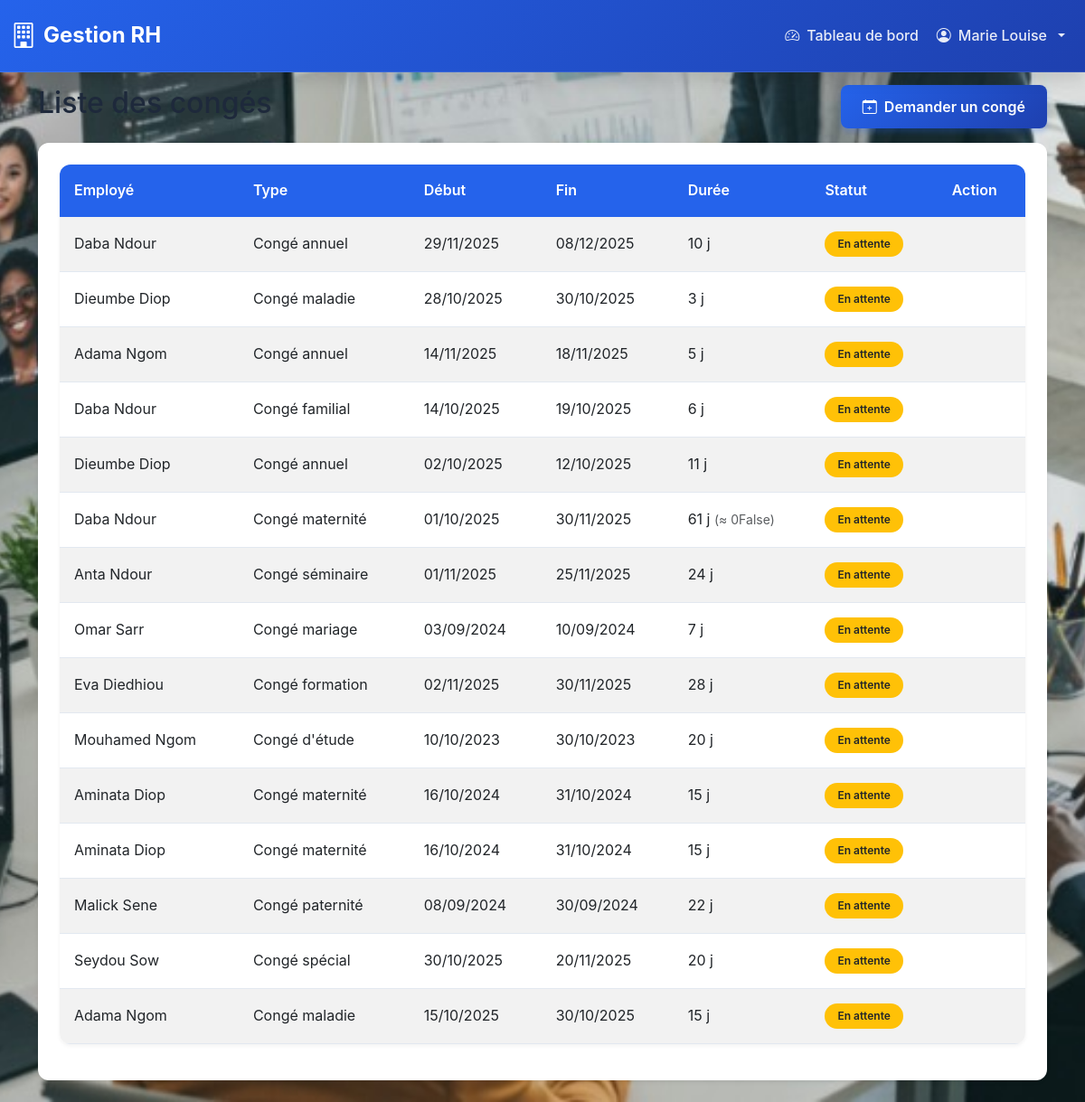
The app's page /conges/ (signed in) with its own data.
### rh_app/models.py (models this page shows, shortened)
class Employe(models.Model):
    ROLE_CHOICES = [
        ('RH', 'Responsable RH'),
        ('EMPLOYE', 'Employé'),
    ]
    STATUT_CHOICES = [
        ('ACTIF', 'Actif'),
        ('INACTIF', 'Inactif'),
        ('CONGE', 'En congé'),
    ]
    user = models.OneToOneField(User, on_delete=models.CASCADE, related_name='employe')
    matricule = models.CharField(max_length=20, unique=True, verbose_name='Matricule')
    role = models.CharField(max_length=10, choices=ROLE_CHOICES, default='EMPLOYE', verbose_name='Rôle')
    nom = models.CharField(max_length=100, verbose_name='Nom')
    prenom = models.CharField(max_length=100, verbose_name='Prénom')
    email = models.EmailField(unique=True, verbose_name='Email')
    telephone = models.CharField(max_length=20, verbose_name='Téléphone')
    adresse = models.TextField(verbose_name='Adresse')
    date_naissance = models.DateField(verbose_name='Date de naissance')
    date_embauche = models.DateField(verbose_name="Date d'embauche")
    poste = models.CharField(max_length=100, verbose_name='Poste')
    departement = models.ForeignKey(Departement, on_delete=models.SET_NULL, null=True, blank=True,
                                   related_name='employes', verbose_name='Département')
    statut = models.CharField(max_length=10, choices=STATUT_CHOICES, default='ACTIF', verbose_name='Statut')
    photo = models.ImageField(upload_to='employes/', blank=True, null=True, verbose_name='Photo')
    class Meta:
        verbose_name = 'Employé'
        verbose_name_plural = 'Employés'
        ordering = ['nom', 'prenom']
    def get_full_name(self):
        return f"{self.prenom} {self.nom}"

class Conge(models.Model):
    TYPE_CHOICES = [
        ('ANNUEL', 'Congé annuel'),
        ('MALADIE', 'Congé maladie'),
        ('MATERNITE', 'Congé maternité'),
        ('PATERNITE', 'Congé paternité'),
        ('SANS_SOLDE', 'Congé sans solde'),
        ('SPECIAL', 'Congé spécial'),
        ('FORMATION', 'Congé formation'),
        ('EXCEPTIONNEL', 'Congé exceptionnel'),
        ('FAMILIAL', 'Congé familial'),
        ('MISSION', 'Congé pour mission'),
        ('SEMINAIRE', 'Congé séminaire'),
        ('ETUDE', 'Congé d\'étude'),
        ('ADMINISTRATIF', 'Congé administratif'),
        ('DEUIL', 'Congé deuil'),
        ('MARIAGE', 'Congé mariage'),
        ('NAISSANCE', 'Congé naissance'),
        ('ACCIDENT', 'Congé accident du travail'),
        ('REPOS', 'Congé de repos compensateur'),
        ('SANTE', 'Congé pour raisons de santé'),
        ('SABBATIQUE', 'Congé sabbatique'),
        ('AUTRE', 'Autre'),
    ]
    STATUT_CHOICES = [
        ('EN_ATTENTE', 'En attente'),
        ('APPROUVE', 'Approuvé'),
        ('REFUSE', 'Refusé'),
    ]
    employe = models.ForeignKey(Employe, on_delete=models.CASCADE, related_name='conges', verbose_name='Employé')
    type_conge = models.CharField(max_length=15, choices=TYPE_CHOICES, verbose_name='Type de congé')
    date_debut = models.DateField(verbose_name='Date de début')
    date_fin = models.DateField(verbose_name='Date de fin')
    nombre_jours = models.IntegerField(verbose_name='Nombre de jours', validators=[MinValueValidator(1)])
    motif = models.TextField(verbose_name='Motif')
    statut = models.CharField(max_length=15, choices=STATUT_CHOICES, default='EN_ATTENTE', verbose_name='Statut')
    date_demande = models.DateTimeField(auto_now_add=True, verbose_name='Date de demande')
    date_reponse = models.DateTimeField(blank=True, null=True, verbose_name='Date de réponse')
    commentaire_rh = models.TextField(blank=True, verbose_name='Commentaire RH')
    class Meta:
        verbose_name = 'Congé'
        verbose_name_plural = 'Congés'
        ordering = ['-date_demande']

### rh_app/views.py (the view)
# urls.py: path('conges/', views.liste_conges, name='liste_conges'),
@login_required
def liste_conges(request):
    employe = request.user.employe
    if employe.role == 'RH':
        conges = Conge.objects.all()
    else:
        conges = Conge.objects.filter(employe=employe)
    context = {'conges': conges}
    return render(request, 'rh_app/conges/liste.html', context)

### rh_app/templates/rh_app/conges/liste.html (shortened to what this page needs)
{% extends 'base.html' %}
{% block content %}
<div class="container py-4">
    <div class="d-flex justify-content-between align-items-center mb-3">
        <h2>Liste des congés</h2>
        <a href="{% url 'demander_conge' %}" class="btn btn-primary">
            <i class="bi bi-calendar-plus"></i> Demander un congé
        </a>
    </div>
    <div class="card shadow-sm">
        <div class="card-body table-responsive">
            <table class="table table-striped table-hover align-middle">
                <thead>
                    <tr>
                        <th>Employé</th>
                        <th>Type</th>
                        <th>Début</th>
                        <th>Fin</th>
                        <th>Durée</th>
                        <th>Statut</th>
                        <th>Action</th>
                    </tr>
                </thead>
                <tbody>
                    {% for conge in conges %}
                        <tr>
                            <td>{{ conge.employe.get_full_name }}</td>
                            <td>{{ conge.get_type_conge_display }}</td>
                            <td>{{ conge.date_debut|date:"d/m/Y" }}</td>
                            <td>{{ conge.date_fin|date:"d/m/Y" }}</td>
                            <td>
                                {{ conge.nombre_jours }} j
                                {% if conge.nombre_jours and conge.nombre_jours > 30 %}
                                    <small class="text-muted">(≈ {{ conge.nombre_jours|divisibleby:30|yesno:"1,0" }}{% if not conge.nombre_jours|divisibleby:30 %}{{ conge.nombre_jours|add:"15"|divisibleby:30 }}{% endif %})</small>
                                {% endif %}
                            </td>
                            <td>
                                {% if conge.statut == 'EN_ATTENTE' %}
                                    <span class="badge bg-warning text-dark">{{ conge.get_statut_display }}</span>
                                {% elif conge.statut == 'APPROUVE' %}
                                    <span class="badge bg-success">{{ conge.get_statut_display }}</span>
                                {% elif conge.statut == 'REFUSE' %}
                                    <span class="badge bg-danger">{{ conge.get_statut_display }}</span>
                                {% else %}
                                    <span class="badge bg-secondary">{{ conge.get_statut_display }}</span>
                                {% endif %}
                            </td>
                            <td>
                            </td>
                        </tr>
                    {% empty %}
                        <tr>
                            <td colspan="{% if employe.role == 'RH' %}7{% else %}6{% endif %}" class="text-center">
                                Aucun congé trouvé.
                            </td>
                        </tr>
                    {% endfor %}
                </tbody>
            </table>
        </div>
    </div>
</div>
{% endblock %}

### rh_app/templates/base.html (shortened to what this page needs)
<!DOCTYPE html>
{% load static %}
<html lang="fr">
<head>
    <link href="https://cdn.jsdelivr.net/npm/bootstrap@5.3.0/dist/css/bootstrap.min.css" rel="stylesheet">
    <link rel="stylesheet" href="https://cdn.jsdelivr.net/npm/bootstrap-icons@1.10.0/font/bootstrap-icons.css">
</head>
<body>
    {% if user.is_authenticated %}
    <nav class="navbar navbar-expand-lg navbar-dark navbar-custom">
        <div class="container-fluid">
            <a class="navbar-brand" href="{% url 'accueil' %}">
                <i class="bi bi-building"></i> Gestion RH
            </a>
            <div class="collapse navbar-collapse" id="navbarNav">
                <ul class="navbar-nav ms-auto">
                    <li class="nav-item">
                        <a class="nav-link" href="{% url 'dashboard' %}">
                            <i class="bi bi-speedometer2"></i> Tableau de bord
                        </a>
                    </li>
                    <li class="nav-item dropdown">
                        <a class="nav-link dropdown-toggle" href="#" role="button" data-bs-toggle="dropdown">
                            <i class="bi bi-person-circle"></i> {{ user.employe.get_full_name }}
                        </a>
                    </li>
                </ul>
            </div>
        </div>
    </nav>
    {% endif %}
    <div class="container-fluid fade-in">
        {% block content %}{% endblock %}
    </div>
</body>
</html>

### records on screen
Conge: employe.get_full_name "Daba Ndour", type_conge "Congé annuel", date_debut "29/11/2025", date_fin "08/12/2025", nombre_jours "10", statut "En attente"
Conge: employe.get_full_name "Dieumbe Diop", type_conge "Congé maladie", date_debut "28/10/2025", date_fin "30/10/2025", nombre_jours "3", statut "En attente"
Conge: employe.get_full_name "Adama Ngom", type_conge "Congé annuel", date_debut "14/11/2025", date_fin "18/11/2025", nombre_jours "5", statut "En attente"
Conge: employe.get_full_name "Daba Ndour", type_conge "Congé familial", date_debut "14/10/2025", date_fin "19/10/2025", nombre_jours "6", statut "En attente"
Conge: employe.get_full_name "Dieumbe Diop", type_conge "Congé annuel", date_debut "02/10/2025", date_fin "12/10/2025", nombre_jours "11", statut "En attente"
Conge: employe.get_full_name "Daba Ndour", type_conge "Congé maternité", date_debut "01/10/2025", date_fin "30/11/2025", nombre_jours "61", nombre_jours|divisibleby "0", nombre_jours|add "False", statut "En attente"
Conge: employe.get_full_name "Anta Ndour", type_conge "Congé séminaire", date_debut "01/11/2025", date_fin "25/11/2025", nombre_jours "24", statut "En attente"
Conge: employe.get_full_name "Omar Sarr", type_conge "Congé mariage", date_debut "03/09/2024", date_fin "10/09/2024", nombre_jours "7", statut "En attente"
Conge: employe.get_full_name "Eva Diedhiou", type_conge "Congé formation", date_debut "02/11/2025", date_fin "30/11/2025", nombre_jours "28", statut "En attente"
Conge: employe.get_full_name "Mouhamed Ngom", type_conge "Congé d'étude", date_debut "10/10/2023", date_fin "30/10/2023", nombre_jours "20", statut "En attente"
Conge: employe.get_full_name "Aminata Diop", type_conge "Congé maternité", date_debut "16/10/2024", date_fin "31/10/2024", nombre_jours "15", statut "En attente"
Conge: employe.get_full_name "Aminata Diop", type_conge "Congé maternité", date_debut "16/10/2024", date_fin "31/10/2024", nombre_jours "15", statut "En attente"
Conge: employe.get_full_name "Malick Sene", type_conge "Congé paternité", date_debut "08/09/2024", date_fin "30/09/2024", nombre_jours "22", statut "En attente"
Conge: employe.get_full_name "Seydou Sow", type_conge "Congé spécial", date_debut "30/10/2025", date_fin "20/11/2025", nombre_jours "20", statut "En attente"
Conge: employe.get_full_name "Adama Ngom", type_conge "Congé maladie", date_debut "15/10/2025", date_fin "30/10/2025", nombre_jours "15", statut "En attente"

### other values on screen
{{ user.employe.get_full_name }} "Marie Louise"
